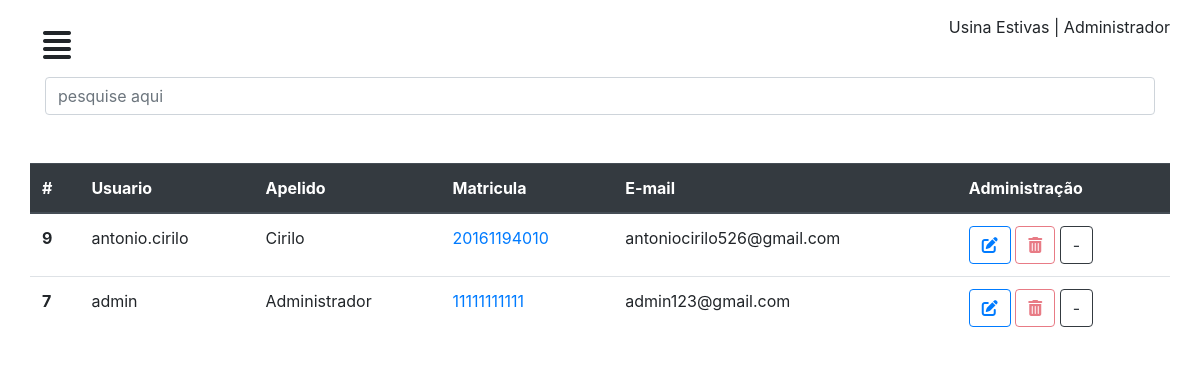
Before: /perfil/usuarios/ (signed in) with the older database file.
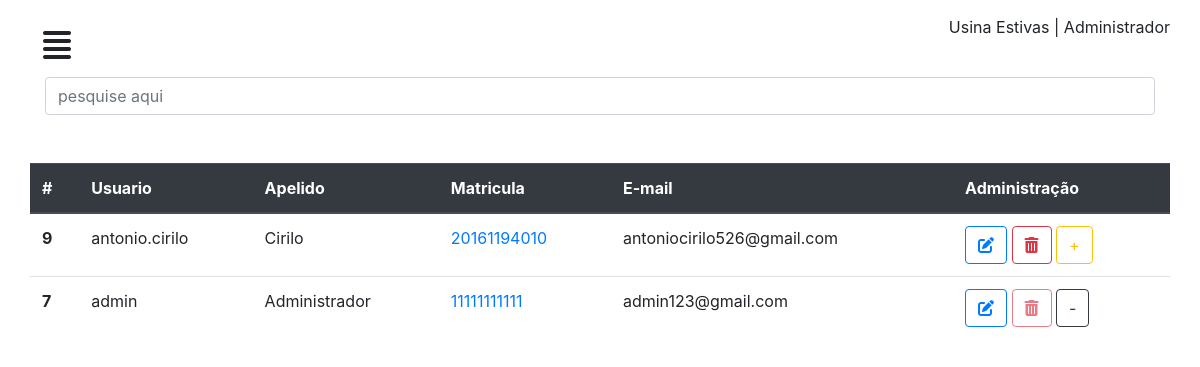
After: the same page with the newer database file.
### chamados/models.py (models this page shows, shortened)
class CustomUser (AbstractUser):
	matricula = models.CharField('matricula', max_length=11)
	apelido = models.CharField('apelido', max_length=50)

### chamados/views.py (the view)
# urls.py: path('perfil/usuarios/', usuarios, name="usuarios"),
@login_required
def usuarios(request):
	user = CustomUser.objects.all().order_by('-id')
	contexto = {
	'usuarios': user
	}
	return render(request, 'admin/usuarios.html', contexto)

### chamados/templates/admin/usuarios.html (shortened to what this page needs)
{% extends "dashboard/baseperfil.html" %}
{% load static %}
{% block conteudo %}
<div class="container">
  <div class="row">
    <div class="col-12">
      <input type="text" id="busca" name="pesquisa" class="form-control" placeholder="pesquise aqui">
      <br> <br>
    </div>
  </div>
</div>
<div id="mycall">
  <div class="row">
    <div class="col-12">
     <table class="table">
      <thead class="thead-dark">
        <tr>
          <th scope="col">#</th>
          <th scope="col">Usuario</th>
          <th scope="col">Apelido</th>
          <th scope="col">Matricula</th>
          <th scope="col">E-mail</th>
          <th scope="col">Administração</th>
        </tr>
      </thead>
      <tbody>
        <tr>
          {% for usuario in usuarios %}
          <th scope="row">{{usuario.id}}</th>
          <td scope="row">{{usuario.username}}</td>
          <td >{{usuario.apelido}}</td>
          <td ><a href="#">{{usuario.matricula}}</a></td>
          <td scope="row">{{usuario.email}}</td>
          <td> <a href="{% url 'editaruser' usuario.id %}"> <button type="button" class="btn btn-outline-primary"><i class="fas fa-edit"></i></button></a> {% if usuario.is_superuser == 0 %} <a href="{% url 'apagaruser' usuario.id %}"><button type="button" class="btn btn-outline-danger"><i class="fas fa-trash-alt"></i></button></a> <a href="{% url 'superuser' usuario.id %}"> <button type="button" class="btn btn-outline-warning">+</button></a> {% else %} <a href="{% url 'apagaruser' usuario.id %}"> <button type="button" class="btn btn-outline-danger"disabled=""><i class="fas fa-trash-alt"></i></button></a> <a href="{% url 'normaluser' usuario.id %}"> <button type="button" class="btn btn-outline-dark">-</button></a>{% endif %}
          </td>
        </tr>
        {% empty %}
      </tbody>
    </table>
    <p>Nenhum Usuario cadastrado</p>
    {% endfor %}
  </div>
</div>
</div>
{% endblock %}

Changed rows visible on the page:
changed CustomUser "antonio.cirilo": is_superuser "-" → "+"
